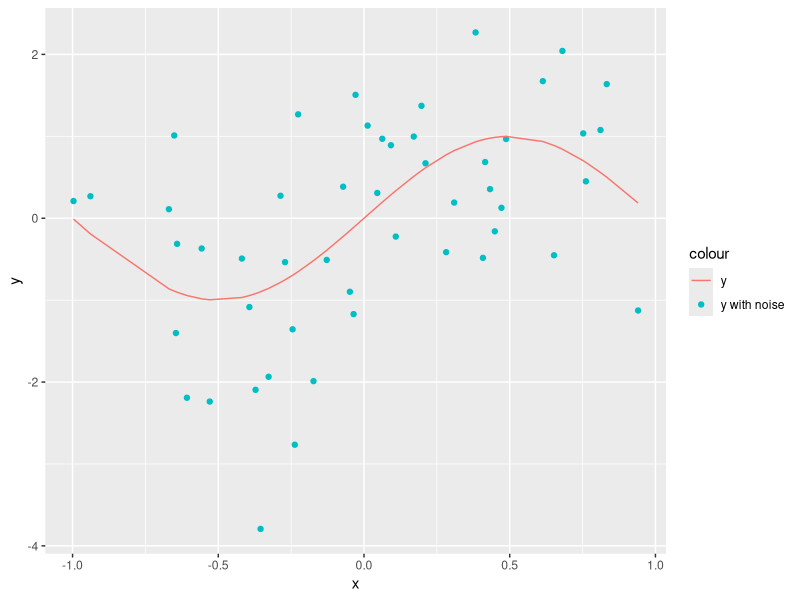
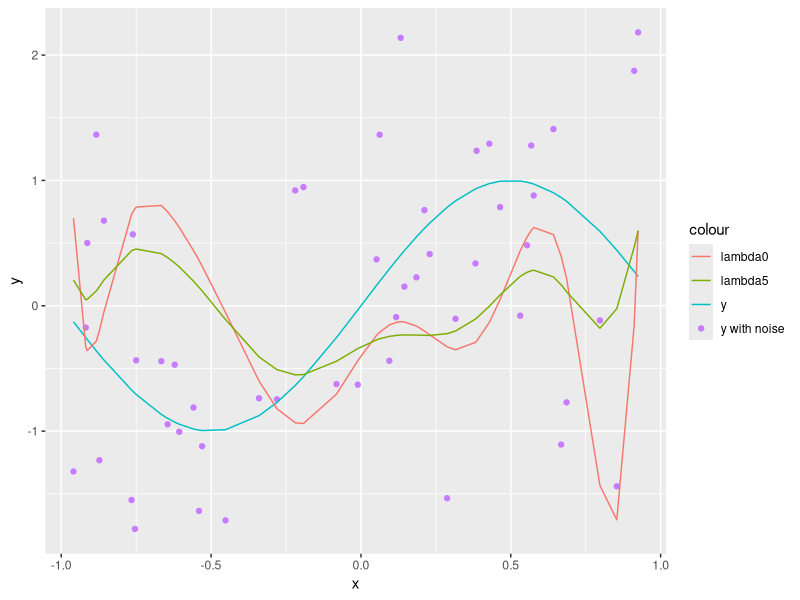

These charts were generated, in order, by the following R code:
## Libraries and seed
library(ggplot2)
set.seed(420)
## Help functions

make_data_set <- function(
    expression,
    x
    )
    {
        y_dataset <- sapply(x, function(x) eval(expression))
        return(y_dataset)
    }

## legendre expression within sum formula
l <- function(
    x,q,k
    ){
      legendre <- x**k * choose(q,k) * choose((q+k-1)/2,q)
      return(legendre)
    }

## produces legendre polynomial
legendres <- function(
    x,q
    )
    {
    func <- rep(0,length(x))
        for(k in 0:q){
            func <- func + l(x,q,k)
        }
        #print(func)
    legendre_polynomial <- 2**q * func
    return(legendre_polynomial)
    }

regularEstimation <- function(
    data,
    lambda,
    Q_order
    )
    {
        dimentions <- dim(data)
        y = matrix(data[,2], nrow = dimentions[1])
        Z = matrix(rep(0,(dimentions[1] * (Q_order + 1))), nrow = dimentions[1])
        for(i in 1:dimentions[1]){
            Z[i,1] <- 1
            for(j in 2:(Q_order+1)){
                Z[i,j] = legendres(data[i, "x"], j-1)
            }
        }
        weights = solve((t(Z)%*%Z) + (lambda * diag(Q_order + 1)))%*%(t(Z)%*%y)
        return(weights)
    }

regularLinearization <- function(
    x,
    data,
    lambda,
    Q_order
    ){
        legendreMatrix <- regularEstimation(data, lambda, Q_order)
        pol <- legendreMatrix[1]
        for(i in 2:(Q_order +1)){
            pol <- pol + (legendreMatrix[i] * (legendres(x, i)))
        }
        return(pol)
    }

generator <- function(
    N,
    x,
    func,
    sigma
    )
    {

    }

## Main functions

task2i <- function()
    {
        N = 50
        x = runif(n = N, min = -1, max = 1)

        y <- quote(sin(pi*x))
        y_wth_noise <- quote(sin(pi*x) + rnorm(1,0,1))

        y_dataset <- make_data_set(y_wth_noise, x)

        ggplot_df <- data.frame(x, y_dataset)

        ggplot1 <- ggplot(data = ggplot_df, aes(x = x)) +
                   geom_point(aes(y = y_dataset, colour = "y with noise")) +
                   geom_line(aes(y = sin(pi*x), colour = "y")) +
                   xlab("x") +
                   ylab("y")
        ggsave("Pictures/task2i.png")
    }

task2ii <- function(
    )
    {
        N = 50
        sigma = 1
        x <- runif(n = N, min = -1, max = 1)
        y <- sin(pi*x) + rnorm(N,0,sigma^2)

        data <- data.frame(x,y)

        lambda0 <- regularLinearization(x, data, 0, 10)
        lambda5 <- regularLinearization(x, data, 5, 10)

        ggplot_df <- data.frame(x,y,lambda0,lambda5)

        print(lambda0)
        print(lambda5)

        ggplot1 <- ggplot(data = ggplot_df, aes(x = x)) +
                   geom_point(aes(y = y, colour = "y with noise")) +
                   geom_line(aes(y = sin(pi*x), colour = "y")) +
                   geom_line(aes(y = lambda0, colour = "lambda0")) +
                   geom_line(aes(y = lambda5, colour = "lambda5")) +
                   xlab("x") +
                   ylab("y")
        ggsave("Pictures/task2ii.png")
    }

## Run

main <- function()
    {
        task2i()
        task2ii()
    }

main()

## Plotting against the machine
